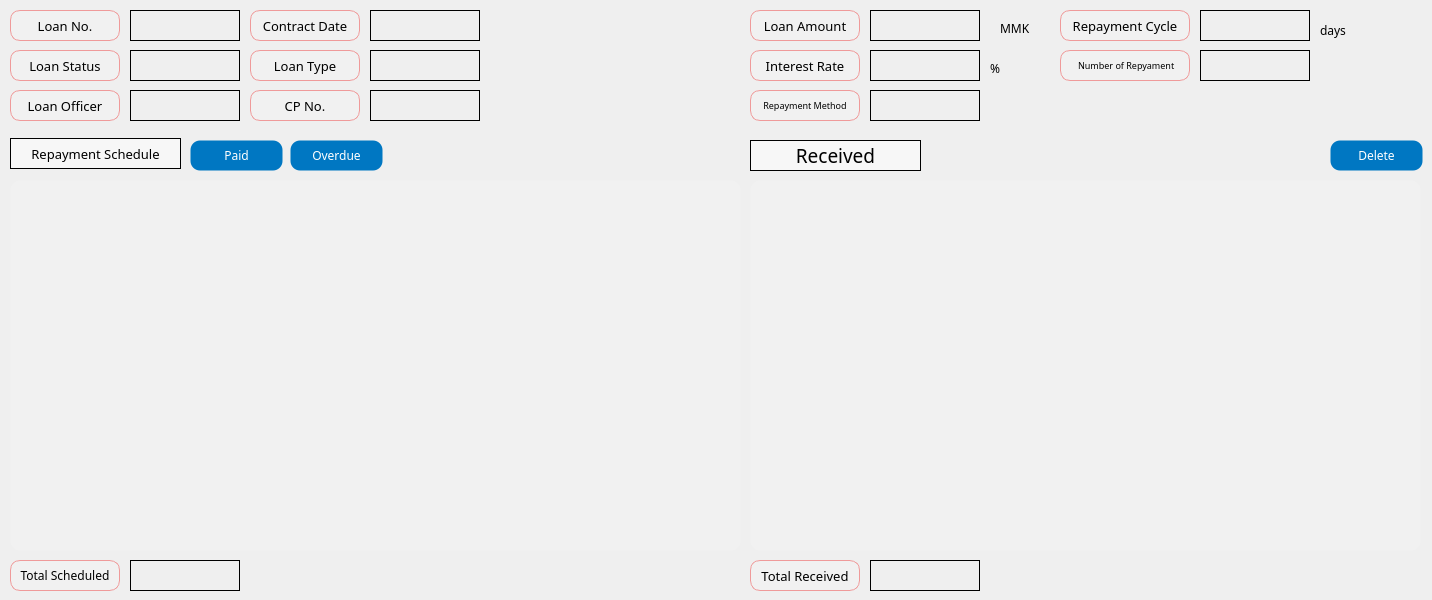
    <widget class="QWidget" name="tab_2">
     <attribute name="title">
      <string>Repayment Management</string>
     </attribute>
     <widget class="QPushButton" name="deleteButton">
      <property name="geometry">
       <rect>
        <x>1330</x>
        <y>140</y>
        <width>93</width>
        <height>31</height>
       </rect>
      </property>
      <property name="font">
       <font>
        <family>Arial Black</family>
       </font>
      </property>
      <property name="styleSheet">
       <string notr="true">QPushButton {
    background-color: #0077c2;
    color: white;
    border: 1px solid transparent;
    border-radius: 10px;
    padding: 5px 10px;
}

QPushButton:hover {
    border: 1px solid white;
}

QPushButton:pressed {
    background-color: #005f9e;
    padding-top: 6px;
    padding-bottom: 4px;
}

QPushButton:disabled {
    background-color: lightgray;
    color: gray;
    border: 1px solid gray;
}
</string>
      </property>
      <property name="text">
       <string>Delete</string>
      </property>
     </widget>
     <widget class="QLabel" name="label_16">
      <property name="geometry">
       <rect>
        <x>10</x>
        <y>138</y>
        <width>171</width>
        <height>31</height>
       </rect>
      </property>
      <property name="font">
       <font>
        <family>Arial Black</family>
        <pointsize>10</pointsize>
       </font>
      </property>
      <property name="styleSheet">
       <string notr="true">background-color:rgb(247, 247, 247)</string>
      </property>
      <property name="frameShape">
       <enum>QFrame::Box</enum>
      </property>
      <property name="text">
       <string>Repayment Schedule</string>
      </property>
      <property name="alignment">
       <set>Qt::AlignCenter</set>
      </property>
     </widget>
     <widget class="QTableView" name="repaymentScheduleTable">
      <property name="geometry">
       <rect>
        <x>10</x>
        <y>180</y>
        <width>731</width>
        <height>371</height>
       </rect>
      </property>
      <property name="font">
       <font>
        <family>Arial Black</family>
       </font>
      </property>
      <property name="styleSheet">
       <string notr="true">background-color: #f1f1f1;
border: 1px solid transparent;
border-radius: 10px;</string>
      </property>
     </widget>
     <widget class="QTableView" name="receivedTable">
      <property name="geometry">
       <rect>
        <x>750</x>
        <y>180</y>
        <width>671</width>
        <height>371</height>
       </rect>
      </property>
      <property name="font">
       <font>
        <family>Arial Black</family>
       </font>
      </property>
      <property name="styleSheet">
       <string notr="true">background-color: #f1f1f1;
border: 1px solid transparent;
border-radius: 10px;</string>
      </property>
     </widget>
     <widget class="QPushButton" name="paidButton">
      <property name="geometry">
       <rect>
        <x>190</x>
        <y>140</y>
        <width>93</width>
        <height>31</height>
       </rect>
      </property>
      <property name="font">
       <font>
        <family>Arial Black</family>
       </font>
      </property>
      <property name="styleSheet">
       <string notr="true">QPushButton {
    background-color: #0077c2;
    color: white;
    border: 1px solid transparent;
    border-radius: 10px;
    padding: 5px 10px;
}

QPushButton:hover {
    border: 1px solid white;
}

QPushButton:pressed {
    background-color: #005f9e;
    padding-top: 6px;
    padding-bottom: 4px;
}

QPushButton:disabled {
    background-color: lightgray;
    color: gray;
    border: 1px solid gray;
}
</string>
      </property>
      <property name="text">
       <string>Paid</string>
      </property>
     </widget>
     <widget class="QLabel" name="label_17">
      <property name="geometry">
       <rect>
        <x>750</x>
        <y>140</y>
        <width>171</width>
        <height>31</height>
       </rect>
      </property>
      <property name="font">
       <font>
        <family>Arial Black</family>
        <pointsize>14</pointsize>
       </font>
      </property>
      <property name="styleSheet">
       <string notr="true">background-color:rgb(247, 247, 247)</string>
      </property>
      <property name="frameShape">
       <enum>QFrame::Box</enum>
      </property>
      <property name="text">
       <string>Received</string>
      </property>
      <property name="alignment">
       <set>Qt::AlignCenter</set>
      </property>
     </widget>
     <widget class="QLabel" name="label_124">
      <property name="geometry">
       <rect>
        <x>10</x>
        <y>560</y>
        <width>110</width>
        <height>31</height>
       </rect>
      </property>
      <property name="minimumSize">
       <size>
        <width>110</width>
        <height>0</height>
       </size>
      </property>
      <property name="maximumSize">
       <size>
        <width>110</width>
        <height>16777215</height>
       </size>
      </property>
      <property name="font">
       <font>
        <family>Arial Black</family>
        <pointsize>9</pointsize>
       </font>
      </property>
      <property name="styleSheet">
       <string notr="true">background-color:rgb(241, 241, 241);
border: 1px solid #ef9a9a;
border-radius: 10px;</string>
      </property>
      <property name="frameShape">
       <enum>QFrame::Box</enum>
      </property>
      <property name="text">
       <string>Total Scheduled</string>
      </property>
      <property name="alignment">
       <set>Qt::AlignCenter</set>
      </property>
     </widget>
     <widget class="QLabel" name="totalScheduled">
      <property name="geometry">
       <rect>
        <x>130</x>
        <y>560</y>
        <width>110</width>
        <height>31</height>
       </rect>
      </property>
      <property name="minimumSize">
       <size>
        <width>110</width>
        <height>0</height>
       </size>
      </property>
      <property name="maximumSize">
       <size>
        <width>110</width>
        <height>16777215</height>
       </size>
      </property>
      <property name="font">
       <font>
        <family>Arial Black</family>
       </font>
      </property>
      <property name="styleSheet">
       <string notr="true">QLabel {
    border: 1px solid black;
    background-color: transparent;
    color: black;
}

QLabel:disabled {
    border: 1px solid lightgray;
    background-color: lightgray;
    color: lightgray;
}
</string>
      </property>
      <property name="frameShape">
       <enum>QFrame::Box</enum>
      </property>
      <property name="text">
       <string/>
      </property>
     </widget>
     <widget class="QLabel" name="totalReceived">
      <property name="geometry">
       <rect>
        <x>870</x>
        <y>560</y>
        <width>110</width>
        <height>31</height>
       </rect>
      </property>
      <property name="minimumSize">
       <size>
        <width>110</width>
        <height>0</height>
       </size>
      </property>
      <property name="maximumSize">
       <size>
        <width>110</width>
        <height>16777215</height>
       </size>
      </property>
      <property name="font">
       <font>
        <family>Arial Black</family>
       </font>
      </property>
      <property name="styleSheet">
       <string notr="true">QLabel {
    border: 1px solid black;
    background-color: transparent;
    color: black;
}

QLabel:disabled {
    border: 1px solid lightgray;
    background-color: lightgray;
    color: lightgray;
}
</string>
      </property>
      <property name="frameShape">
       <enum>QFrame::Box</enum>
      </property>
      <property name="text">
       <string/>
      </property>
     </widget>
     <widget class="QLabel" name="label_127">
      <property name="geometry">
       <rect>
        <x>750</x>
        <y>560</y>
        <width>110</width>
        <height>31</height>
       </rect>
      </property>
      <property name="minimumSize">
       <size>
        <width>110</width>
        <height>0</height>
       </size>
      </property>
      <property name="maximumSize">
       <size>
        <width>110</width>
        <height>16777215</height>
       </size>
      </property>
      <property name="font">
       <font>
        <family>Arial Black</family>
        <pointsize>10</pointsize>
       </font>
      </property>
      <property name="styleSheet">
       <string notr="true">background-color:rgb(241, 241, 241);
border: 1px solid #ef9a9a;
border-radius: 10px;</string>
      </property>
      <property name="frameShape">
       <enum>QFrame::Box</enum>
      </property>
      <property name="text">
       <string>Total Received</string>
      </property>
      <property name="alignment">
       <set>Qt::AlignCenter</set>
      </property>
     </widget>
     <widget class="QLabel" name="interestRate">
      <property name="geometry">
       <rect>
        <x>870</x>
        <y>50</y>
        <width>110</width>
        <height>31</height>
       </rect>
      </property>
      <property name="minimumSize">
       <size>
        <width>110</width>
        <height>0</height>
       </size>
      </property>
      <property name="maximumSize">
       <size>
        <width>110</width>
        <height>16777215</height>
       </size>
      </property>
      <property name="font">
       <font>
        <family>Arial Black</family>
       </font>
      </property>
      <property name="styleSheet">
       <string notr="true">QLabel {
    border: 1px solid black;
    background-color: transparent;
    color: black;
}

QLabel:disabled {
    border: 1px solid lightgray;
    background-color: lightgray;
    color: lightgray;
}
</string>
      </property>
      <property name="frameShape">
       <enum>QFrame::Box</enum>
      </property>
      <property name="text">
       <string/>
      </property>
     </widget>
     <widget class="QLabel" name="repaymentMethod">
      <property name="geometry">
       <rect>
        <x>870</x>
        <y>90</y>
        <width>110</width>
        <height>31</height>
       </rect>
      </property>
      <property name="minimumSize">
       <size>
        <width>110</width>
        <height>0</height>
       </size>
      </property>
      <property name="maximumSize">
       <size>
        <width>110</width>
        <height>16777215</height>
       </size>
      </property>
      <property name="font">
       <font>
        <family>Arial Black</family>
       </font>
      </property>
      <property name="styleSheet">
       <string notr="true">v</string>
      </property>
      <property name="frameShape">
       <enum>QFrame::Box</enum>
      </property>
      <property name="text">
       <string/>
      </property>
     </widget>
     <widget class="QLabel" name="loanAmount">
      <property name="geometry">
       <rect>
        <x>870</x>
        <y>10</y>
        <width>110</width>
        <height>31</height>
       </rect>
      </property>
      <property name="minimumSize">
       <size>
        <width>110</width>
        <height>0</height>
       </size>
      </property>
      <property name="maximumSize">
       <size>
        <width>110</width>
        <height>16777215</height>
       </size>
      </property>
      <property name="font">
       <font>
        <family>Arial Black</family>
       </font>
      </property>
      <property name="styleSheet">
       <string notr="true">QLabel {
    border: 1px solid black;
    background-color: transparent;
    color: black;
}

QLabel:disabled {
    border: 1px solid lightgray;
    background-color: lightgray;
    color: lightgray;
}
</string>
      </property>
      <property name="frameShape">
       <enum>QFrame::Box</enum>
      </property>
      <property name="text">
       <string/>
      </property>
     </widget>
     <widget class="QLabel" name="label_44">
      <property name="geometry">
       <rect>
        <x>10</x>
        <y>50</y>
        <width>110</width>
        <height>31</height>
       </rect>
      </property>
      <property name="minimumSize">
       <size>
        <width>110</width>
        <height>0</height>
       </size>
      </property>
      <property name="maximumSize">
       <size>
        <width>110</width>
        <height>16777215</height>
       </size>
      </property>
      <property name="font">
       <font>
        <family>Arial Black</family>
        <pointsize>10</pointsize>
       </font>
      </property>
      <property name="styleSheet">
       <string notr="true">background-color:rgb(241, 241, 241);
border: 1px solid #ef9a9a;
border-radius: 10px;</string>
      </property>
      <property name="frameShape">
       <enum>QFrame::Box</enum>
      </property>
      <property name="text">
       <string>Loan Status</string>
      </property>
      <property name="alignment">
       <set>Qt::AlignCenter</set>
      </property>
     </widget>
     <widget class="QLabel" name="cpNumber">
      <property name="geometry">
       <rect>
        <x>370</x>
        <y>90</y>
        <width>110</width>
        <height>31</height>
       </rect>
      </property>
      <property name="minimumSize">
       <size>
        <width>110</width>
        <height>0</height>
       </size>
      </property>
      <property name="maximumSize">
       <size>
        <width>110</width>
        <height>16777215</height>
       </size>
      </property>
      <property name="font">
       <font>
        <family>Arial Black</family>
       </font>
      </property>
      <property name="styleSheet">
       <string notr="true">QLabel {
    border: 1px solid black;
    background-color: transparent;
    color: black;
}

QLabel:disabled {
    border: 1px solid lightgray;
    background-color: lightgray;
    color: lightgray;
}
</string>
      </property>
      <property name="frameShape">
       <enum>QFrame::Box</enum>
      </property>
      <property name="text">
       <string/>
      </property>
     </widget>
     <widget class="QLabel" name="label_35">
      <property name="geometry">
       <rect>
        <x>750</x>
        <y>50</y>
        <width>110</width>
        <height>31</height>
       </rect>
      </property>
      <property name="minimumSize">
       <size>
        <width>110</width>
        <height>0</height>
       </size>
      </property>
      <property name="maximumSize">
       <size>
        <width>110</width>
        <height>16777215</height>
       </size>
      </property>
      <property name="font">
       <font>
        <family>Arial Black</family>
        <pointsize>10</pointsize>
       </font>
      </property>
      <property name="styleSheet">
       <string notr="true">background-color:rgb(241, 241, 241);
border: 1px solid #ef9a9a;
border-radius: 10px;</string>
      </property>
      <property name="frameShape">
       <enum>QFrame::Box</enum>
      </property>
      <property name="text">
       <string>Interest Rate</string>
      </property>
      <property name="alignment">
       <set>Qt::AlignCenter</set>
      </property>
     </widget>
     <widget class="QLabel" name="numberOfRepayment">
      <property name="geometry">
       <rect>
        <x>1200</x>
        <y>50</y>
        <width>110</width>
        <height>31</height>
       </rect>
      </property>
      <property name="minimumSize">
       <size>
        <width>110</width>
        <height>0</height>
       </size>
      </property>
      <property name="maximumSize">
       <size>
        <width>110</width>
        <height>16777215</height>
       </size>
      </property>
      <property name="font">
       <font>
        <family>Arial Black</family>
       </font>
      </property>
      <property name="styleSheet">
       <string notr="true">QLabel {
    border: 1px solid black;
    background-color: transparent;
    color: black;
}

QLabel:disabled {
    border: 1px solid lightgray;
    background-color: lightgray;
    color: lightgray;
}
</string>
      </property>
      <property name="frameShape">
       <enum>QFrame::Box</enum>
      </property>
      <property name="text">
       <string/>
      </property>
     </widget>
     <widget class="QLabel" name="label_70">
      <property name="geometry">
       <rect>
        <x>250</x>
        <y>10</y>
        <width>110</width>
        <height>31</height>
       </rect>
      </property>
      <property name="minimumSize">
       <size>
        <width>110</width>
        <height>0</height>
       </size>
      </property>
      <property name="maximumSize">
       <size>
        <width>110</width>
        <height>16777215</height>
       </size>
      </property>
      <property name="font">
       <font>
        <family>Arial Black</family>
        <pointsize>10</pointsize>
       </font>
      </property>
      <property name="styleSheet">
       <string notr="true">background-color:rgb(241, 241, 241);
border: 1px solid #ef9a9a;
border-radius: 10px;</string>
      </property>
      <property name="frameShape">
       <enum>QFrame::Box</enum>
      </property>
      <property name="text">
       <string>Contract Date</string>
      </property>
      <property name="alignment">
       <set>Qt::AlignCenter</set>
      </property>
     </widget>
     <widget class="QLabel" name="label_33">
      <property name="geometry">
       <rect>
        <x>750</x>
        <y>10</y>
        <width>110</width>
        <height>31</height>
       </rect>
      </property>
      <property name="minimumSize">
       <size>
        <width>110</width>
        <height>0</height>
       </size>
      </property>
      <property name="maximumSize">
       <size>
        <width>110</width>
        <height>16777215</height>
       </size>
      </property>
      <property name="font">
       <font>
        <family>Arial Black</family>
        <pointsize>10</pointsize>
       </font>
      </property>
      <property name="styleSheet">
       <string notr="true">background-color:rgb(241, 241, 241);
border: 1px solid #ef9a9a;
border-radius: 10px;</string>
      </property>
      <property name="frameShape">
       <enum>QFrame::Box</enum>
      </property>
      <property name="text">
       <string>Loan Amount</string>
      </property>
      <property name="alignment">
       <set>Qt::AlignCenter</set>
      </property>
     </widget>
     <widget class="QLabel" name="repaymentCycle">
      <property name="geometry">
       <rect>
        <x>1200</x>
        <y>10</y>
        <width>110</width>
        <height>31</height>
       </rect>
      </property>
      <property name="minimumSize">
       <size>
        <width>110</width>
        <height>0</height>
       </size>
      </property>
      <property name="maximumSize">
       <size>
        <width>110</width>
        <height>16777215</height>
       </size>
      </property>
      <property name="font">
       <font>
        <family>Arial Black</family>
       </font>
      </property>
      <property name="styleSheet">
       <string notr="true">QLabel {
    border: 1px solid black;
    background-color: transparent;
    color: black;
}

QLabel:disabled {
    border: 1px solid lightgray;
    background-color: lightgray;
    color: lightgray;
}
</string>
      </property>
      <property name="frameShape">
       <enum>QFrame::Box</enum>
      </property>
      <property name="text">
       <string/>
      </property>
     </widget>
     <widget class="QLabel" name="loanOfficer">
      <property name="geometry">
       <rect>
        <x>130</x>
        <y>90</y>
        <width>110</width>
        <height>31</height>
       </rect>
      </property>
      <property name="minimumSize">
       <size>
        <width>110</width>
        <height>0</height>
       </size>
      </property>
      <property name="maximumSize">
       <size>
        <width>110</width>
        <height>16777215</height>
       </size>
      </property>
      <property name="font">
       <font>
        <family>Arial Black</family>
       </font>
      </property>
      <property name="styleSheet">
       <string notr="true">QLabel {
    border: 1px solid black;
    background-color: transparent;
    color: black;
}

QLabel:disabled {
    border: 1px solid lightgray;
    background-color: lightgray;
    color: lightgray;
}
</string>
      </property>
      <property name="frameShape">
       <enum>QFrame::Box</enum>
      </property>
      <property name="text">
       <string/>
      </property>
     </widget>
     <widget class="QLabel" name="loanType">
      <property name="geometry">
       <rect>
        <x>370</x>
        <y>50</y>
        <width>110</width>
        <height>31</height>
       </rect>
      </property>
      <property name="minimumSize">
       <size>
        <width>110</width>
        <height>0</height>
       </size>
      </property>
      <property name="maximumSize">
       <size>
        <width>110</width>
        <height>16777215</height>
       </size>
      </property>
      <property name="font">
       <font>
        <family>Arial Black</family>
       </font>
      </property>
      <property name="styleSheet">
       <string notr="true">QLabel {
    border: 1px solid black;
    background-color: transparent;
    color: black;
}

QLabel:disabled {
    border: 1px solid lightgray;
    background-color: lightgray;
    color: lightgray;
}
</string>
      </property>
      <property name="frameShape">
       <enum>QFrame::Box</enum>
      </property>
      <property name="text">
       <string/>
      </property>
     </widget>
     <widget class="QLabel" name="contractDate">
      <property name="geometry">
       <rect>
        <x>370</x>
        <y>10</y>
        <width>110</width>
        <height>31</height>
       </rect>
      </property>
      <property name="minimumSize">
       <size>
        <width>110</width>
        <height>0</height>
       </size>
      </property>
      <property name="maximumSize">
       <size>
        <width>110</width>
        <height>16777215</height>
       </size>
      </property>
      <property name="font">
       <font>
        <family>Arial Black</family>
       </font>
      </property>
      <property name="styleSheet">
       <string notr="true">QLabel {
    border: 1px solid black;
    background-color: transparent;
    color: black;
}

QLabel:disabled {
    border: 1px solid lightgray;
    background-color: lightgray;
    color: lightgray;
}
</string>
      </property>
      <property name="frameShape">
       <enum>QFrame::Box</enum>
      </property>
      <property name="text">
       <string/>
      </property>
     </widget>
     <widget class="QLabel" name="label_37">
      <property name="geometry">
       <rect>
        <x>10</x>
        <y>90</y>
        <width>110</width>
        <height>31</height>
       </rect>
      </property>
      <property name="minimumSize">
       <size>
        <width>110</width>
        <height>0</height>
       </size>
      </property>
      <property name="maximumSize">
       <size>
        <width>110</width>
        <height>16777215</height>
       </size>
      </property>
      <property name="font">
       <font>
        <family>Arial Black</family>
        <pointsize>10</pointsize>
       </font>
      </property>
      <property name="styleSheet">
       <string notr="true">background-color:rgb(241, 241, 241);
border: 1px solid #ef9a9a;
border-radius: 10px;</string>
      </property>
      <property name="frameShape">
       <enum>QFrame::Box</enum>
      </property>
      <property name="text">
       <string>Loan Officer</string>
      </property>
      <property name="alignment">
       <set>Qt::AlignCenter</set>
      </property>
     </widget>
     <widget class="QLabel" name="loanNumber">
      <property name="geometry">
       <rect>
        <x>130</x>
        <y>10</y>
        <width>110</width>
        <height>31</height>
       </rect>
      </property>
      <property name="minimumSize">
       <size>
        <width>110</width>
        <height>0</height>
       </size>
      </property>
      <property name="maximumSize">
       <size>
        <width>110</width>
        <height>16777215</height>
       </size>
      </property>
      <property name="font">
       <font>
        <family>Arial Black</family>
       </font>
      </property>
      <property name="styleSheet">
       <string notr="true">QLabel {
    border: 1px solid black;
    background-color: transparent;
    color: black;
}

QLabel:disabled {
    border: 1px solid lightgray;
    background-color: lightgray;
    color: lightgray;
}
</string>
      </property>
      <property name="frameShape">
       <enum>QFrame::Box</enum>
      </property>
      <property name="text">
       <string/>
      </property>
     </widget>
     <widget class="QLabel" name="label_73">
      <property name="geometry">
       <rect>
        <x>750</x>
        <y>90</y>
        <width>110</width>
        <height>31</height>
       </rect>
      </property>
      <property name="minimumSize">
       <size>
        <width>110</width>
        <height>0</height>
       </size>
      </property>
      <property name="maximumSize">
       <size>
        <width>110</width>
        <height>16777215</height>
       </size>
      </property>
      <property name="font">
       <font>
        <family>Arial Black</family>
        <pointsize>7</pointsize>
       </font>
      </property>
      <property name="styleSheet">
       <string notr="true">background-color:rgb(241, 241, 241);
border: 1px solid #ef9a9a;
border-radius: 10px;</string>
      </property>
      <property name="frameShape">
       <enum>QFrame::Box</enum>
      </property>
      <property name="text">
       <string>Repayment Method</string>
      </property>
      <property name="alignment">
       <set>Qt::AlignCenter</set>
      </property>
     </widget>
     <widget class="QLabel" name="label_75">
      <property name="geometry">
       <rect>
        <x>250</x>
        <y>90</y>
        <width>110</width>
        <height>31</height>
       </rect>
      </property>
      <property name="minimumSize">
       <size>
        <width>110</width>
        <height>0</height>
       </size>
      </property>
      <property name="maximumSize">
       <size>
        <width>110</width>
        <height>16777215</height>
       </size>
      </property>
      <property name="font">
       <font>
        <family>Arial Black</family>
        <pointsize>10</pointsize>
       </font>
      </property>
      <property name="styleSheet">
       <string notr="true">background-color:rgb(241, 241, 241);
border: 1px solid #ef9a9a;
border-radius: 10px;</string>
      </property>
      <property name="frameShape">
       <enum>QFrame::Box</enum>
      </property>
      <property name="text">
       <string>CP No.</string>
      </property>
      <property name="alignment">
       <set>Qt::AlignCenter</set>
      </property>
     </widget>
     <widget class="QLabel" name="label_42">
      <property name="geometry">
       <rect>
        <x>1060</x>
        <y>50</y>
        <width>130</width>
        <height>31</height>
       </rect>
      </property>
      <property name="minimumSize">
       <size>
        <width>130</width>
        <height>0</height>
       </size>
      </property>
      <property name="maximumSize">
       <size>
        <width>130</width>
        <height>16777215</height>
       </size>
      </property>
      <property name="font">
       <font>
        <family>Arial Black</family>
        <pointsize>7</pointsize>
       </font>
      </property>
      <property name="styleSheet">
       <string notr="true">background-color:rgb(241, 241, 241);
border: 1px solid #ef9a9a;
border-radius: 10px;</string>
      </property>
      <property name="frameShape">
       <enum>QFrame::Box</enum>
      </property>
      <property name="text">
       <string> Number of Repyament</string>
      </property>
      <property name="alignment">
       <set>Qt::AlignCenter</set>
      </property>
     </widget>
     <widget class="QLabel" name="label_80">
      <property name="geometry">
       <rect>
        <x>990</x>
        <y>60</y>
        <width>16</width>
        <height>16</height>
       </rect>
      </property>
      <property name="font">
       <font>
        <family>Arial Black</family>
       </font>
      </property>
      <property name="text">
       <string>%</string>
      </property>
     </widget>
     <widget class="QLabel" name="label_40">
      <property name="geometry">
       <rect>
        <x>1060</x>
        <y>10</y>
        <width>130</width>
        <height>31</height>
       </rect>
      </property>
      <property name="minimumSize">
       <size>
        <width>130</width>
        <height>0</height>
       </size>
      </property>
      <property name="maximumSize">
       <size>
        <width>130</width>
        <height>16777215</height>
       </size>
      </property>
      <property name="font">
       <font>
        <family>Arial Black</family>
        <pointsize>10</pointsize>
       </font>
      </property>
      <property name="styleSheet">
       <string notr="true">background-color:rgb(241, 241, 241);
border: 1px solid #ef9a9a;
border-radius: 10px;</string>
      </property>
      <property name="frameShape">
       <enum>QFrame::Box</enum>
      </property>
      <property name="text">
       <string>Repayment Cycle</string>
      </property>
      <property name="alignment">
       <set>Qt::AlignCenter</set>
      </property>
     </widget>
     <widget class="QLabel" name="loanStatus">
      <property name="geometry">
       <rect>
        <x>130</x>
        <y>50</y>
        <width>110</width>
        <height>31</height>
       </rect>
      </property>
      <property name="minimumSize">
       <size>
        <width>110</width>
        <height>0</height>
       </size>
      </property>
      <property name="maximumSize">
       <size>
        <width>110</width>
        <height>16777215</height>
       </size>
      </property>
      <property name="font">
       <font>
        <family>Arial Black</family>
       </font>
      </property>
      <property name="styleSheet">
       <string notr="true">QLabel {
    border: 1px solid black;
    background-color: transparent;
    color: black;
}

QLabel:disabled {
    border: 1px solid lightgray;
    background-color: lightgray;
    color: lightgray;
}
</string>
      </property>
      <property name="frameShape">
       <enum>QFrame::Box</enum>
      </property>
      <property name="text">
       <string/>
      </property>
     </widget>
     <widget class="QLabel" name="label_72">
      <property name="geometry">
       <rect>
        <x>250</x>
        <y>50</y>
        <width>110</width>
        <height>31</height>
       </rect>
      </property>
      <property name="minimumSize">
       <size>
        <width>110</width>
        <height>0</height>
       </size>
      </property>
      <property name="maximumSize">
       <size>
        <width>110</width>
        <height>16777215</height>
       </size>
      </property>
      <property name="font">
       <font>
        <family>Arial Black</family>
        <pointsize>10</pointsize>
       </font>
      </property>
      <property name="styleSheet">
       <string notr="true">background-color:rgb(241, 241, 241);
border: 1px solid #ef9a9a;
border-radius: 10px;</string>
      </property>
      <property name="frameShape">
       <enum>QFrame::Box</enum>
      </property>
      <property name="text">
       <string>Loan Type</string>
      </property>
      <property name="alignment">
       <set>Qt::AlignCenter</set>
      </property>
     </widget>
     <widget class="QLabel" name="label_24">
      <property name="geometry">
       <rect>
        <x>10</x>
        <y>10</y>
        <width>110</width>
        <height>31</height>
       </rect>
      </property>
      <property name="minimumSize">
       <size>
        <width>110</width>
        <height>0</height>
       </size>
      </property>
      <property name="maximumSize">
       <size>
        <width>110</width>
        <height>16777215</height>
       </size>
      </property>
      <property name="font">
       <font>
        <family>Arial Black</family>
        <pointsize>10</pointsize>
       </font>
      </property>
      <property name="styleSheet">
       <string notr="true">background-color:rgb(241, 241, 241);
border: 1px solid #ef9a9a;
border-radius: 10px;</string>
      </property>
      <property name="frameShape">
       <enum>QFrame::Box</enum>
      </property>
      <property name="text">
       <string>Loan No.</string>
      </property>
      <property name="alignment">
       <set>Qt::AlignCenter</set>
      </property>
     </widget>
     <widget class="QLabel" name="label_139">
      <property name="geometry">
       <rect>
        <x>1320</x>
        <y>20</y>
        <width>31</width>
        <height>20</height>
       </rect>
      </property>
      <property name="font">
       <font>
        <family>Arial Black</family>
       </font>
      </property>
      <property name="text">
       <string>days</string>
      </property>
     </widget>
     <widget class="QLabel" name="label_71">
      <property name="geometry">
       <rect>
        <x>1000</x>
        <y>20</y>
        <width>41</width>
        <height>16</height>
       </rect>
      </property>
      <property name="font">
       <font>
        <family>Arial Black</family>
       </font>
      </property>
      <property name="text">
       <string>MMK</string>
      </property>
     </widget>
     <widget class="QPushButton" name="overdueButton">
      <property name="geometry">
       <rect>
        <x>290</x>
        <y>140</y>
        <width>93</width>
        <height>31</height>
       </rect>
      </property>
      <property name="font">
       <font>
        <family>Arial Black</family>
       </font>
      </property>
      <property name="styleSheet">
       <string notr="true">QPushButton {
    background-color: #0077c2;
    color: white;
    border: 1px solid transparent;
    border-radius: 10px;
    padding: 5px 10px;
}

QPushButton:hover {
    border: 1px solid white;
}

QPushButton:pressed {
    background-color: #005f9e;
    padding-top: 6px;
    padding-bottom: 4px;
}

QPushButton:disabled {
    background-color: lightgray;
    color: gray;
    border: 1px solid gray;
}
</string>
      </property>
      <property name="text">
       <string>Overdue</string>
      </property>
     </widget>
    </widget>
